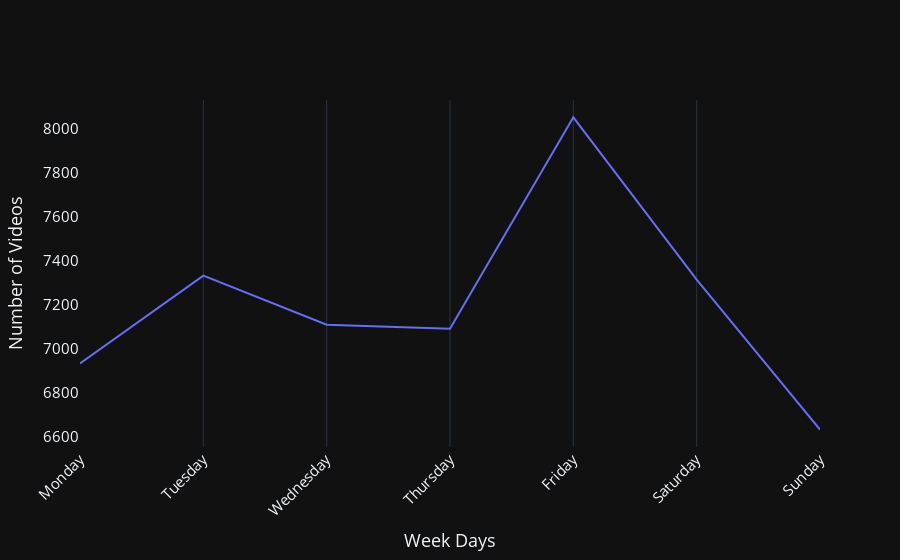

Notebook cell for this chart:
### Markdown cell above
## Trending Videos Publishing Trend on Weekdays

### Code cell
data = df.publishedAt.dt.day_name().value_counts().to_frame().to_dict()['publishedAt']

fig = go.Figure()
days = ('Monday', 'Tuesday', 'Wednesday', 'Thursday', 'Friday', 'Saturday', 'Sunday')
values = tuple(data[i] for i in days)

fig.add_trace(go.Scatter(x=days, 
                         y=values,
                         mode='lines',
                         name='Trend over weekdays'
                    ))

fig.update_layout(xaxis_tickangle=-45,
                  font=dict(size=15),
                  yaxis={'visible': True, 'showticklabels': True, 'showgrid': False},
                  xaxis_title='Week Days',
                  yaxis_title='Number of Videos',
                  template='plotly_dark', 
                 )

### Figure 1 — Plotly figure (JSON) as saved in the notebook; plotly's stock layout.template omitted (floating-point values rounded to 4 significant figures)
{"data": [{"mode": "lines", "name": "Trend over weekdays", "type": "scatter", "x": ["Monday", "Tuesday", "Wednesday", "Thursday", "Friday", "Saturday", "Sunday"], "y": [6934, 7333, 7110, 7091, 8052, 7315, 6633]}], "layout": {"font": {"size": 15}, "xaxis": {"tickangle": -45, "title": {"text": "Week Days"}}, "yaxis": {"showgrid": false, "showticklabels": true, "title": {"text": "Number of Videos"}, "visible": true}}}
